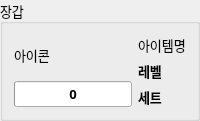
          <widget class="QGroupBox" name="groupHand">
           <property name="maximumSize">
            <size>
             <width>350</width>
             <height>150</height>
            </size>
           </property>
           <property name="font">
            <font>
             <family>나눔스퀘어 네오 Regular</family>
             <pointsize>10</pointsize>
             <bold>false</bold>
            </font>
           </property>
           <property name="title">
            <string>장갑</string>
           </property>
           <layout class="QHBoxLayout" name="horizontalLayout_8">
            <item>
             <layout class="QVBoxLayout" name="verticalLayout_14">
              <item>
               <widget class="QLabel" name="lbIconHand">
                <property name="text">
                 <string>아이콘</string>
                </property>
               </widget>
              </item>
              <item>
               <widget class="QProgressBar" name="barQualHand">
                <property name="font">
                 <font>
                  <family>나눔스퀘어 네오 Bold</family>
                  <pointsize>10</pointsize>
                  <bold>true</bold>
                 </font>
                </property>
                <property name="value">
                 <number>0</number>
                </property>
                <property name="alignment">
                 <set>Qt::AlignCenter</set>
                </property>
                <property name="textVisible">
                 <bool>true</bool>
                </property>
                <property name="format">
                 <string>%p</string>
                </property>
               </widget>
              </item>
             </layout>
            </item>
            <item>
             <layout class="QVBoxLayout" name="verticalLayout_15">
              <item>
               <widget class="QLabel" name="lbNameHand">
                <property name="text">
                 <string>아이템명</string>
                </property>
               </widget>
              </item>
              <item>
               <widget class="QLabel" name="lbLevelHand">
                <property name="font">
                 <font>
                  <family>나눔스퀘어 네오 Bold</family>
                  <pointsize>10</pointsize>
                  <bold>true</bold>
                 </font>
                </property>
                <property name="text">
                 <string>레벨</string>
                </property>
               </widget>
              </item>
              <item>
               <widget class="QLabel" name="lbSetHand">
                <property name="font">
                 <font>
                  <family>나눔스퀘어 네오 Bold</family>
                  <pointsize>10</pointsize>
                  <bold>true</bold>
                 </font>
                </property>
                <property name="text">
                 <string>세트</string>
                </property>
               </widget>
              </item>
             </layout>
            </item>
           </layout>
          </widget>
